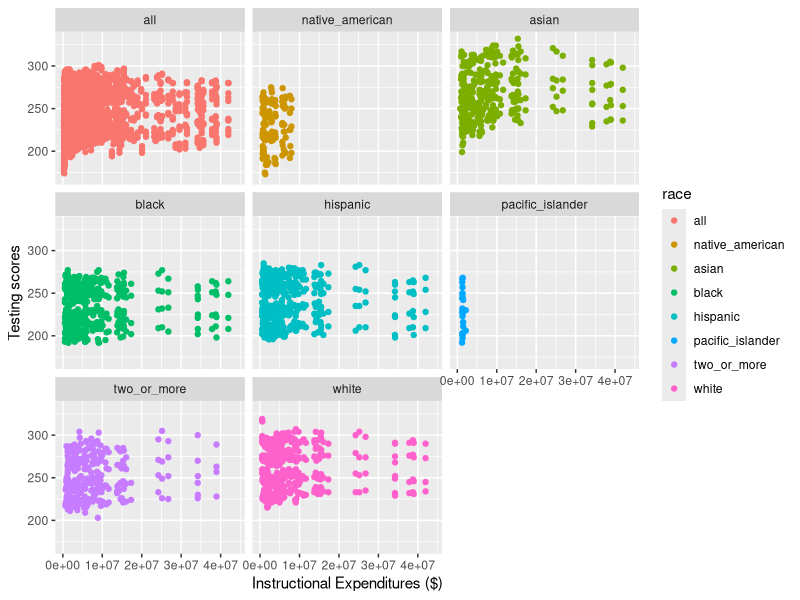
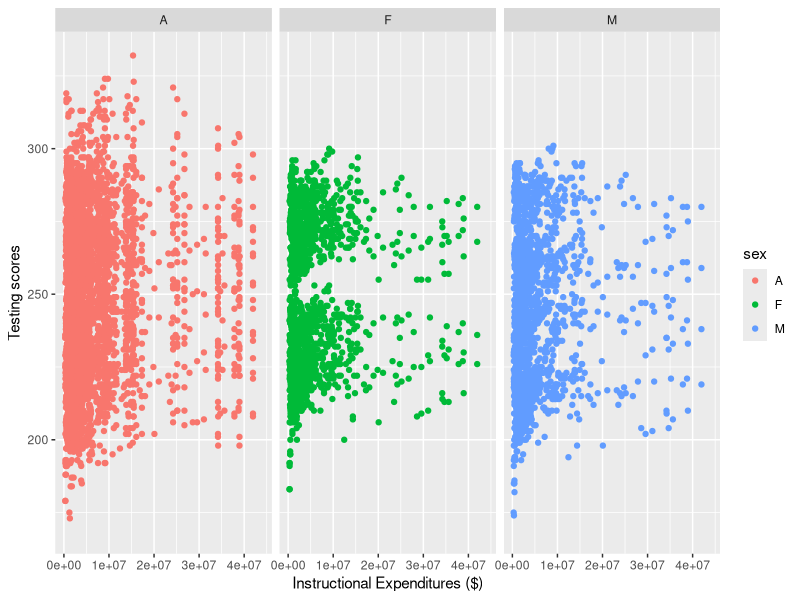
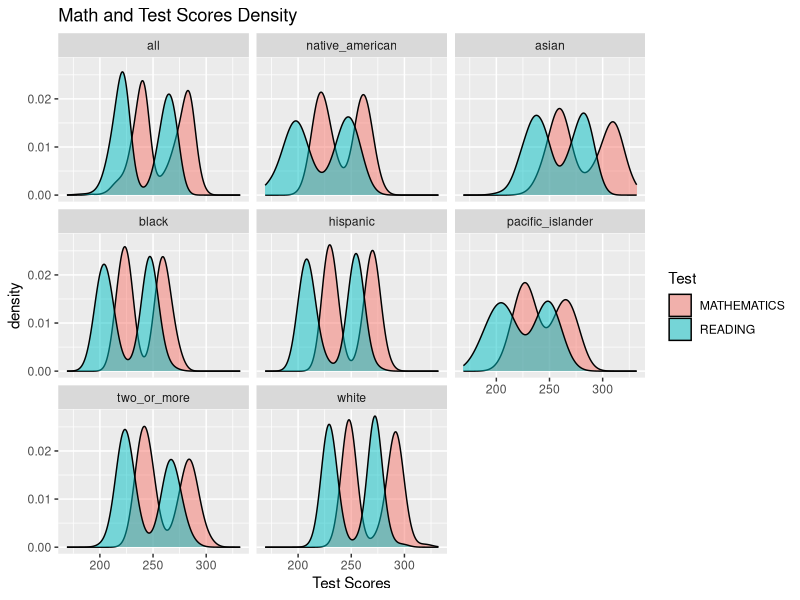
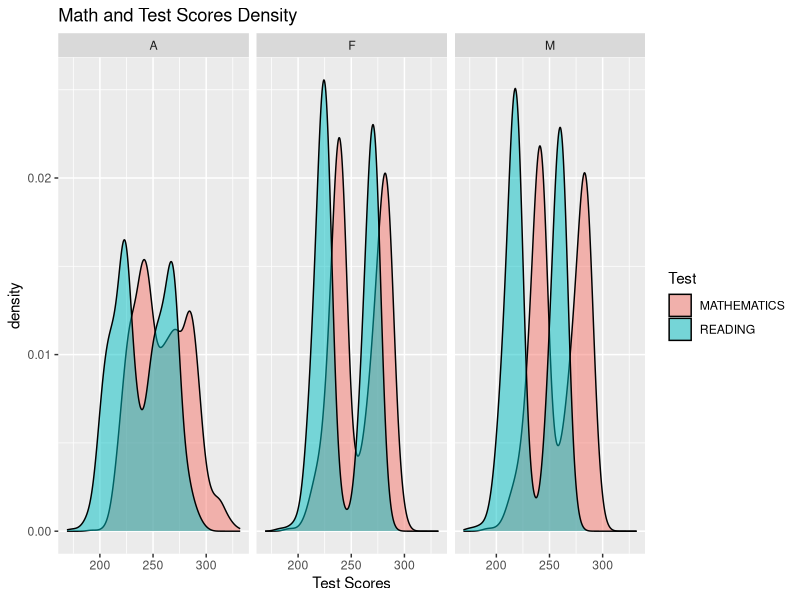
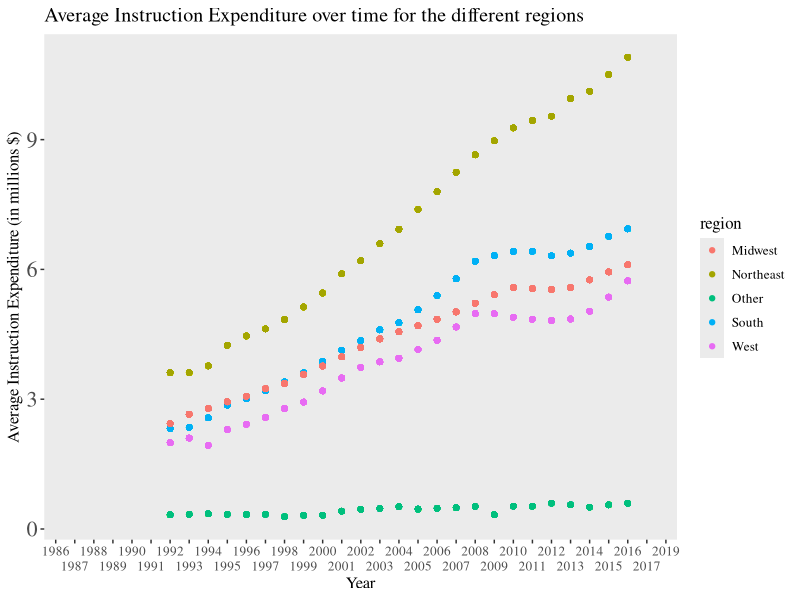

Write R code to recreate these figures, in order. (Note: this script raises an error after producing the figures.)
## ---- chunk 1
knitr::opts_chunk$set(echo = FALSE)
library(tidyverse)
library(readxl)
## ---- chunk 2
schools <- read_xlsx("US_schools_data.xlsx")
## ---- chunk 3
clean_schools <-schools %>%
  select(PRIMARY_KEY,
         TOTAL_EXPENDITURE, 
         INSTRUCTION_EXPENDITURE, 
         SUPPORT_SERVICES_EXPENDITURE, 
         OTHER_EXPENDITURE, 
         CAPITAL_OUTLAY_EXPENDITURE, 
         ends_with("READING"), 
         ends_with("MATHEMATICS"))
## ---- chunk 4

clean_schools$PRIMARY_KEY <- str_replace(clean_schools$PRIMARY_KEY,"_", " ")

clean_schools <- clean_schools %>%
  separate(PRIMARY_KEY, 
           into = c("year", "state"), 
           sep = " ")

clean_schools$state <- str_replace_all(clean_schools$state, "_", " ")


## ---- chunk 5
clean_schools <- clean_schools %>%
  pivot_longer("G04_A_A_READING":"G08_TR_A_MATHEMATICS",
               names_to = c("grade","race", "sex", "test"),
               names_sep = "_",
               values_to = "score")
## ---- chunk 6
clean_schools <- clean_schools %>%
  mutate(sex = as.factor(sex),
         race = fct_recode(as.factor(clean_schools$race), 
                           all = "A",
                           asian = "AS",
                           hispanic = "HI",
                           black = "BL",
                           white = "WH",
                           pacific_islander = "HP",
                           two_or_more = "TR",
                           native_american = "AM"),
         test = as.factor(test),
         grade =as.factor(grade)
         )
  
## ---- chunk 7
MIDWEST <- c("INDIANA",
             "ILLINOIS",
             "MICHIGAN",
             "OHIO",
             "WISCONSIN",
             "IOWA",
             "KANSAS",
             "MINNESOTA",
             "MISSOURI",
             "NEBRASKA",
             "NORTH DAKOTA",
             "SOUTH DAKOTA")

NORTHEAST <- c("CONNECTICUT",
               "MAINE",
               "MASSACHUSETTS",
               "NEW HAMPSHIRE",
             "RHODE ISLAND",
             "VERMONT",
             "NEW JERSEY",
             "NEW YORK",
             "PENNSYLVANIA")

SOUTH <- c("DELAWARE",
           "DISTRICT",
           "FLORIDA",
           "GEORGIA",
            "MARYLAND",
           "NORTH CAROLINA",
           "SOUTH CAROLINA",
           "VIRGINIA",
            "WEST VIRGINIA",
           "ALABAMA","KENTUCKY",
           "MISSISSIPPI",
            "TENNESSEE",
           "ARKANSAS",
           "LOUISIANA",
           "OKLAHOMA",
           "TEXAS")

WEST <- c("ARIZONA",
          "COLORADO",
          "IDAHO",
          "NEW MEXICO",
          "MONTANA",
            "UTAH",
          "NEVADA",
          "WYOMING",
          "ALASKA",
          "CALIFORNIA",
            "HAWAII",
          "OREGON",
          "WASHINGTON")

clean_schools <- clean_schools %>%
  mutate(region = if_else(state %in% MIDWEST, "Midwest", 
                          if_else(state %in% NORTHEAST, "Northeast", 
                                  if_else(state %in% SOUTH, "South", 
                                          if_else(state %in% WEST, "West", "Other")))))

## ---- chunk 8
clean_schools %>%
  ggplot(aes(x = INSTRUCTION_EXPENDITURE, y = score, color = race)) +
  geom_point() +
  labs(x = "Instructional Expenditures ($)", 
       y = "Testing scores")  +
  facet_wrap(~race)

clean_schools %>%
  ggplot(aes(x = INSTRUCTION_EXPENDITURE, y = score, color = sex)) +
  geom_point() +
  labs(x = "Instructional Expenditures ($)", 
       y = "Testing scores")  +
  facet_wrap(~sex)
## ---- chunk 9
clean_schools %>%
  ggplot()+
  geom_density(mapping = aes(x = score, fill = test), alpha = 0.5)+
  facet_wrap(~race) +
  labs(title = "Math and Test Scores Density", x = "Test Scores", fill = "Test")

clean_schools %>%
  ggplot()+
  geom_density(mapping = aes(x = score, fill = test), alpha = 0.5)+
  facet_wrap(~sex) +
  labs(title = "Math and Test Scores Density", x = "Test Scores", fill = "Test")
## ---- chunk 10
clean_schools %>%
  #filter(!is.na(INSTRUCTION_EXPENDITURE)) %>%
  group_by(year, region, race, sex) %>%
  mutate( INSTRUCTION_EXPENDITURE = INSTRUCTION_EXPENDITURE / 1000000,
    avg = mean(INSTRUCTION_EXPENDITURE, na.rm = TRUE),
         year = as.factor(year)) %>%
  ggplot(mapping = aes(x = year, y = avg, color = region))+
  geom_point() +
  scale_x_discrete(guide = guide_axis(n.dodge=2))+
  theme(panel.grid.major = element_blank(), 
        panel.grid.minor = element_blank(),
        text=element_text(size=12, 
                          family="serif"),
                          axis.text.y = element_text(size = 16))+
  labs(title = "Average Instruction Expenditure over time for the different regions", y = "Average Instruction Expenditure (in millions $)", x = "Year")
## ---- chunk 11
clean_schools %>%
  group_by(year, region) %>%
  filter(year > 1992 & year < 2017) %>%
  mutate(
    INSTRUCTION_EXPENDITURE = INSTRUCTION_EXPENDITURE / 1000000,
    avg = mean(INSTRUCTION_EXPENDITURE, na.rm = TRUE),
         year = as.factor(year)) %>%
  ggplot(mapping = aes(x = year, 
                       y = avg,
                       group = region,
                       color = fct_reorder2(region, year, INSTRUCTION_EXPENDITURE)))+
  geom_line() +
  scale_x_discrete(guide = guide_axis(n.dodge=2)) +
  #scale_colour_brewer(palette = "Paired") +
  theme(panel.grid.major = element_blank(), 
        panel.grid.minor = element_blank(),
        text=element_text(size=12, 
                          family="serif"),
                          axis.text.y = element_text(size = 16))+
  # code for removing gridlines from https://felixfan.github.io/ggplot2-remove-grid-background-margin/
  # code for font from https://stackoverflow.com/questions/34522732/changing-fonts-in-ggplot2
  # annotation from https://ggplot2.tidyverse.org/reference/annotate.html
  labs(title = "Average Instruction Expenditure Over Time by Region",
       x = "Year",
       y = "Average Instruction Expenditure (Millions $)",
       color = "Region")+
  annotate("text", 
           x = "2012", 
           y = 7.75, 
           label = "Large increase \n for Northeast",
           size = 2)

## ---- chunk 12
clean_schools %>%
  filter(test == "MATHEMATICS",
         !is.na(score)) %>%
  lm(score ~ INSTRUCTION_EXPENDITURE, data = .) ->
  math_model

clean_schools %>%
  filter(test == "READING",
         !is.na(score)) %>%
  lm(score ~ INSTRUCTION_EXPENDITURE, data = .) ->
  reading_model
## ---- chunk 13
summary(math_model)
# math model has higher r^2
summary(reading_model)
## ---- chunk 14
clean_schools %>%
  lm(score ~ test, data = .) ->
  test_model
summary(test_model)
## ---- chunk 15
clean_schools %>%
  mutate(year = as.numeric(year)) %>%
  lm(score ~ test + year, data = .) %>%
  summary()
## ---- chunk 16
clean_schools %>%
  mutate(year = as.numeric(year),
         state = as.factor(state)) %>%
  lm(score ~ test + year + SUPPORT_SERVICES_EXPENDITURE, data = .) %>%
  summary()
## ---- chunk 17
clean_schools %>%
  mutate(year = as.numeric(year)) %>%
  lm(score ~ test + year + region + SUPPORT_SERVICES_EXPENDITURE, data = .) %>%
  summary()
## ---- chunk 18
clean_schools %>%
  mutate(year = as.numeric(year)) %>%
  lm(score ~ test + year + region + SUPPORT_SERVICES_EXPENDITURE + race, data = .) %>%
  summary()
## ---- chunk 19
clean_schools %>%
  mutate(year = as.numeric(year)) %>%
  lm(score ~ test + year + region + race, data = .) %>%
  summary()
## ---- chunk 20
clean_schools %>%
  mutate(year = as.numeric(year)) %>%
  lm(score ~ test + year + region + SUPPORT_SERVICES_EXPENDITURE + race + grade, data = .) %>%
  summary()
## ---- chunk 21
clean_schools %>%
  mutate(year = as.numeric(year)) %>%
  lm(score ~ test + year + region +  race + grade + INSTRUCTION_EXPENDITURE, data = .) %>%
  summary()
## ---- chunk 22
clean_schools %>%
  mutate(year = as.numeric(year)) %>%
  lm(score ~ test + year + region + race + grade , data = .) %>%
  summary()
## ---- chunk 23
clean_schools %>%
  mutate(year = as.numeric(year)) %>%
  ggplot(mapping = aes(x = year, 
                           y = score,
                           color = race))+
  geom_point()+
  geom_jitter()+
  #stat_smooth(method = "lm")+
  facet_grid(rows = vars(test), cols = vars(grade))+
  theme(panel.grid.major = element_blank(), 
        panel.grid.minor = element_blank())
## ---- chunk 24
clean_schools %>%
  filter(year >= 2010,
         race != "all") %>%
  mutate(year = as.factor(year)) %>%
  ggplot(mapping = aes(x = year, 
                           y = score,
                           color = race))+
  geom_point()+
  geom_jitter()+
  stat_smooth(method = "lm")+
  facet_grid(rows = vars(test), cols = vars(grade))+
  theme(panel.grid.major = element_blank(), 
        panel.grid.minor = element_blank())
## ---- chunk 25
schools_lm <- clean_schools %>%
  mutate(year = as.numeric(year)) %>%
  lm(score ~ test + year + region + race + grade + INSTRUCTION_EXPENDITURE, data = .)
schools_predict <- predict(schools_lm)
schools_sigma <- sigma(schools_lm)
## ---- chunk 26
noise <- function(x, mean = 0, sd){
  n <- length(x)
  new_data <- x + rnorm(n, mean, sd)
  return(new_data)
}
## ---- chunk 27
new_data <- tibble(
  predict_score = noise(schools_predict,
                         sd = schools_sigma)
)
## ---- chunk 28
new_data <- clean_schools %>% 
  filter(!is.na(score), 
         !is.na(test), 
         !is.na(year),
         !is.na(region),
         !is.na(race),
         !is.na(grade),
         !is.na(INSTRUCTION_EXPENDITURE)) %>% 
  select(score, test, year, region, race, grade,
         INSTRUCTION_EXPENDITURE) %>% 
  bind_cols(new_data)
## ---- chunk 29
nsims <- 1000

sims <- map_dfc(1:nsims, ~tibble(
  sim = noise(schools_predict, 
              sd = schools_sigma)))
## ---- chunk 30
colnames(sims) <- colnames(sims) %>% 
  str_replace(pattern = "\\.\\.\\.",
                  replace = "_")
## ---- chunk 31
sims <- clean_schools %>% 
filter(!is.na(score), 
         !is.na(test), 
         !is.na(year),
         !is.na(region),
         !is.na(race),
         !is.na(grade),
         !is.na(INSTRUCTION_EXPENDITURE)) %>%  
  select(score) %>% 
  bind_cols(sims)
## ---- chunk 32
sim_r_sq <- sims %>% 
  map( ~lm(score ~ .x, data = sims)) %>% 
  map(broom::glance) %>% 
  map_dbl(~.$r.squared)
## ---- chunk 33
sim_r_sq <- sim_r_sq[names(sim_r_sq) != "score"]
head(sim_r_sq)
## ---- chunk 34
tibble(sims = sim_r_sq) %>% 
  ggplot(aes(x = sims)) + 
  geom_histogram()
